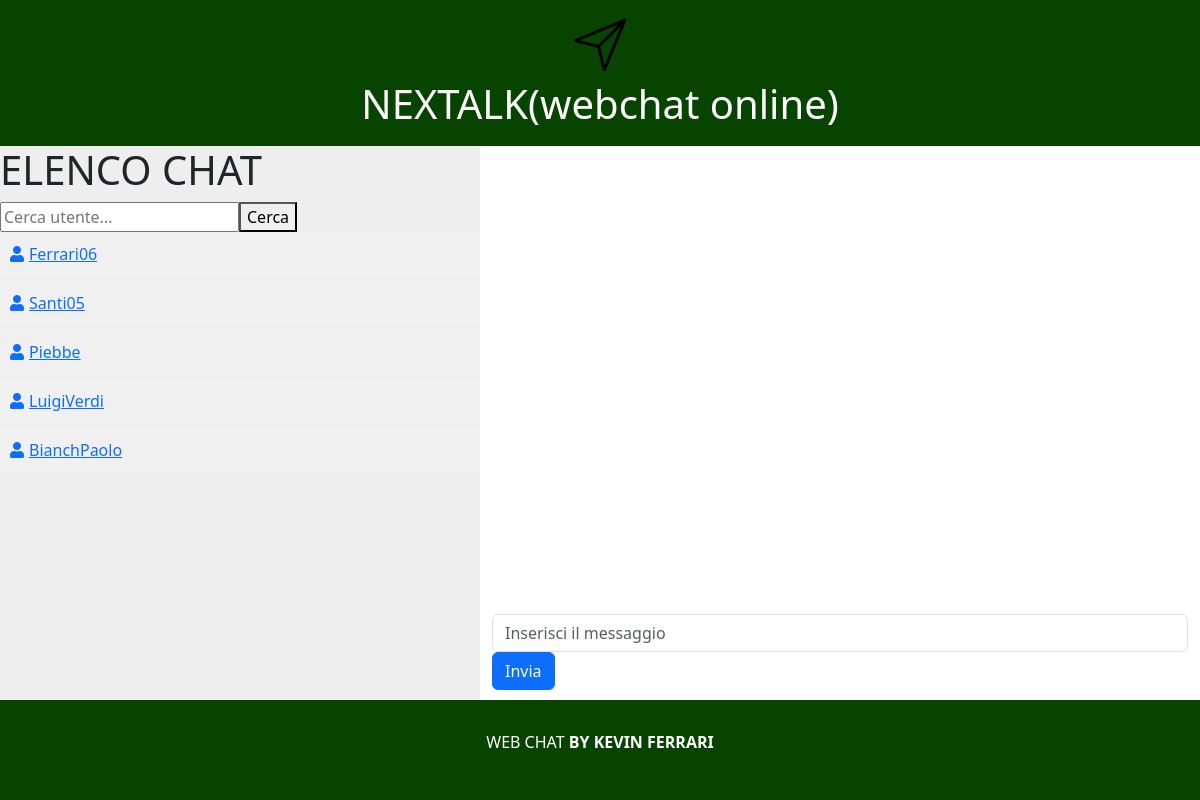
The page /APP/WEBCHAT/index.php?idDestinatario=17 (signed in) on the database its author committed.
### tables this page shows
CREATE TABLE `utenti` (
  `username` varchar(50) NOT NULL,
  `Nome` varchar(60) NOT NULL,
  `Cognome` varchar(60) NOT NULL,
  `email` varchar(200) NOT NULL,
  `pwd` varchar(200) NOT NULL,
  `id` int(11) NOT NULL
);

### APP/BL/UtenteBL.inc.php (called while the page is built, shortened)
<?php
class UtenteBL
{
    static public function getUtenti()
    {
        $conn = connectDB();
        $sql = "SELECT * FROM utenti";
        $result = $conn->query($sql);
        $utenti = array();
        if($result->num_rows > 0)
        {
            while ($row = $result->fetch_assoc()) {
                $utenti[] = $row;
            }
        }
        return $utenti;
    }
}
?>

### APP/tmpl/elencoutenti.inc.php (the view, shortened to what this page needs)
<link rel="stylesheet" href="https://cdnjs.cloudflare.com/ajax/libs/font-awesome/5.15.4/css/all.min.css">
<div id="menu" class="column">
    <h1>ELENCO CHAT</h1>
    <?php
        include('../BL/UtenteBL.inc.php');
        $listaDiUtenti = UtenteBL::getUtenti();
        if (isset($listaDiUtenti) && !empty($listaDiUtenti)) {
            echo '<input type="text" id="searchUser" placeholder="Cerca utente...">';
            echo '<button onclick="searchUsers()">Cerca</button>';
            foreach ($listaDiUtenti as $row) {
                echo "<a href='index.php?idDestinatario={$row["id"]}'>";
                echo "<div class='container1 user' onclick= Mostrachat(" . $row["id"] . ")>";
                echo "<i class='fas fa-user'></i>";
                echo $row["username"];
                echo "</div></a>";
            }
        } else {
            echo "Nessun utente presente nel database.";
        }
    ?>
</div>

### APP/css/stile.css (style rules this page uses)
html,body { height: 100%; }
body { display: flex; flex-direction: column; justify-content: space-between; }
.column { flex: 1; }
#menu { background-color: #eee; max-width: 40%; }

### APP/tmpl/elencoutenti.inc.php (style rules this page uses)
.container1 { background-color: #f0f0f0; padding: 10px; margin-bottom: 5px; cursor: pointer; }
.container1 i { margin-right: 5px; }
#menu.column { overflow-y: auto; max-height: 700px; }

### rows shown on the page
utenti: username "Ferrari06"
utenti: username "Santi05"
utenti: username "Piebbe"
utenti: username "LuigiVerdi"
utenti: username "BianchPaolo"
